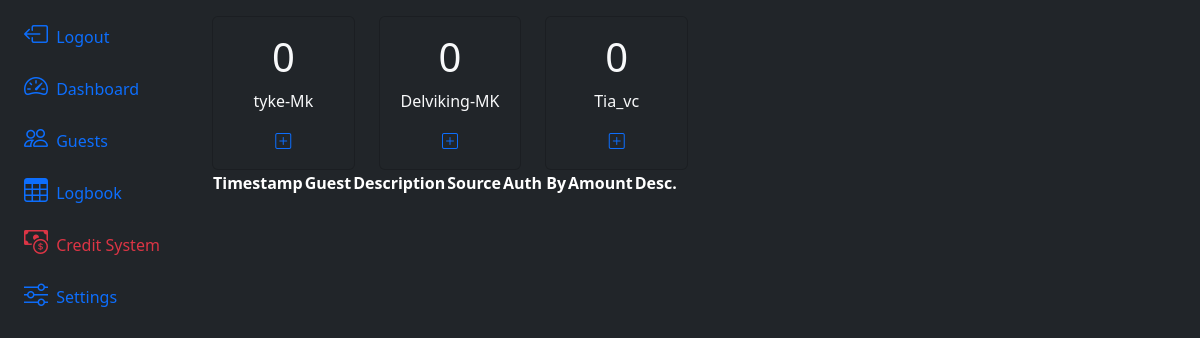
Before: /credits/ with the older database file.
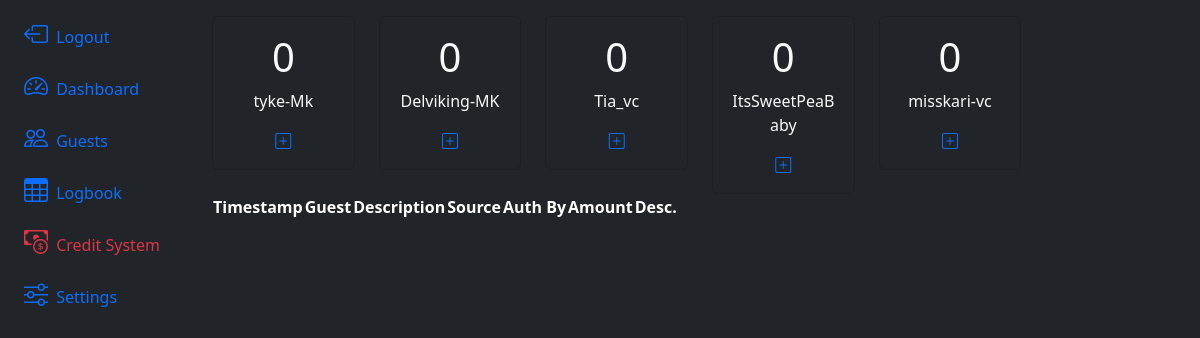
After: the same page with the newer database file.
### app/models.py (models this page shows, shortened)
@dataclass
class GuestCredit(db.Model):
    id:int = db.Column(db.Integer, primary_key=True)
    lastUpdate = db.Column(db.DateTime(timezone=True), server_default=None)
    guest_id = db.Column(db.Integer, db.ForeignKey('guest.id'), nullable=False)
    generalAmount:int  = db.Column(db.Integer, nullable=False, default=0)
    specialEventAmount:int  = db.Column(db.Integer, nullable=False, default=0)
    privateSessionAmount:int  = db.Column(db.Integer, nullable=False, default=0)

@dataclass
class Guest(db.Model, UserMixin):
    id:int = db.Column(db.Integer, primary_key=True)
    uuid:str  = db.Column(db.String, unique=True, name="uuid")
    fetUsername:str  = db.Column(db.String(100) )
    name:str  = db.Column(db.String(100), nullable=False)
    email:str  = db.Column(db.String(200), unique=True, nullable=False)
    phone:str  = db.Column(db.String(20))
    password:str  = db.Column(db.String(255))
    roles = db.relationship('Role', backref=db.backref('guests'), secondary=guest_role)
    termsCheck:bool = db.Column(db.Boolean(), default=False)
    termsDate = db.Column(db.DateTime(timezone=True), server_default=None)
    credit = db.relationship('GuestCredit',backref='guest')
    logbook = db.relationship('Guestlog', backref='guest')
    lastVisit = db.Column(db.DateTime(timezone=True), server_default=None)
    lastCheckOut = db.Column(db.DateTime(timezone=True), server_default=None)
    created_at = db.Column(db.DateTime(timezone=True), server_default=func.now())

### app/routes.py (the view)
@app.route('/credits/', methods=['GET', 'POST'])
def credits():
    return render_template('credits.html', guests=Guest.query.all(), guestCreds=GuestCredit.query.all(), guestCreditLog=CreditTransactionLog.query.all())

### app/templates/credits.html (shortened to what this page needs)
{% extends 'layout.html' %}
{% block content %}
<div>
    <div class="row row-cols-1 row-cols-sm-2 row-cols-md-3 row-cols-lg-4 row-cols-xl-6 g-4">
        {% for creds in guestCreds %}
        <div class="col">
            <div class="card text-center bg-dark text-light">
                <div class="card-body">
                    <h1 class="card-title">{{ creds.generalAmount }}</h1>
                    <p class="card-text">{{ creds.guest.fetUsername }}</p>
                    <a href="/guestCredit/{{creds.id}}" class=""><i class="bi bi-plus-square"></i></a>
                </div>
            </div>
        </div>
        {% endfor %}
    </div>
    <table class="table-dark rounded-3 overflow-hidden " data-toggle="table" data-search="true">
        <thead>
            <tr>
                <th data-sortable="true" scope="col">Timestamp</th>
                <th data-sortable="true" scope="col">Guest</th>
                <th data-sortable="true" scope="col">Description</th>
                <th data-sortable="true" scope="col">Source</th>
                <th data-sortable="true" scope="col">Auth By</th>
                <th data-sortable="true" scope="col">Amount</th>
                <th data-sortable="true" scope="col">Desc.</th>
            </tr>
        </thead>
    </table>
</div>
{% endblock content %}

Changed rows visible on the page:
added GuestCredit: generalAmount "0", guest.fetUsername "ItsSweetPeaBaby"
added GuestCredit: generalAmount "0", guest.fetUsername "misskari-vc"
